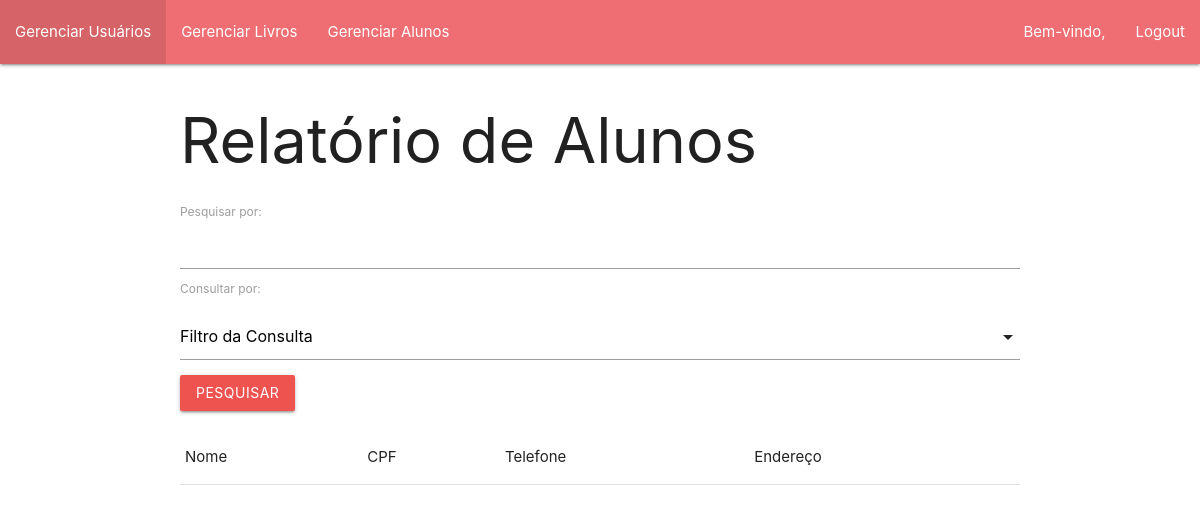
/admin/aluno_read.php, run on an earlier commit of the app's database.
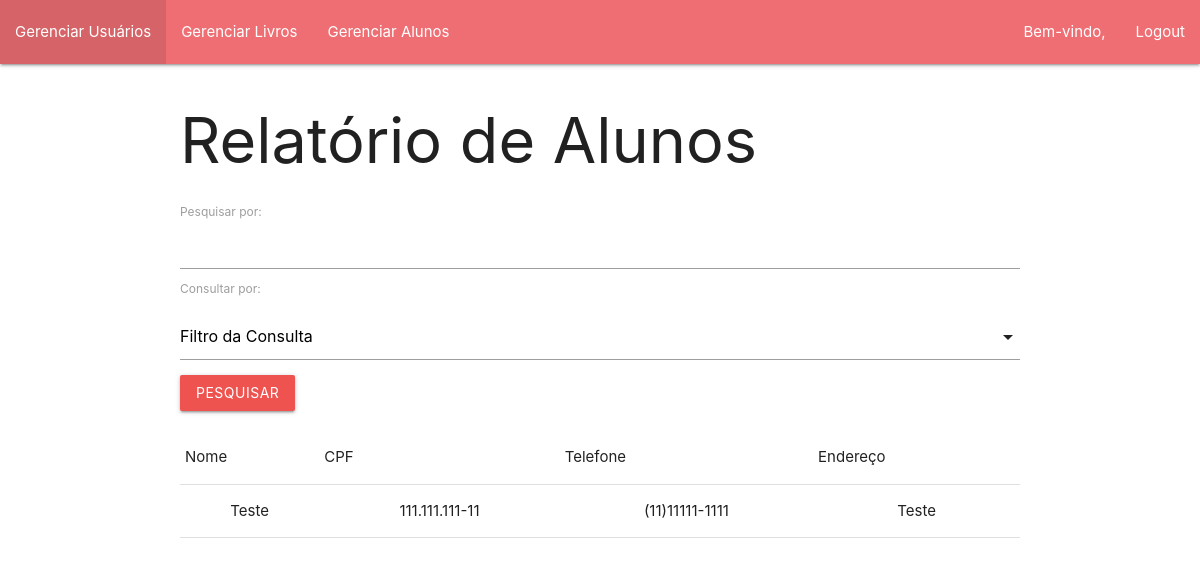
And on a later commit of the database.
### tables this page shows
CREATE TABLE IF NOT EXISTS `aluno` (
  `nome` varchar(255) DEFAULT NULL,
  `cpf` varchar(255) NOT NULL,
  `telefone` varchar(255) DEFAULT NULL,
  `endereço` varchar(255) DEFAULT NULL,
  PRIMARY KEY (`cpf`)
);

### admin/aluno_read.php (the view, shortened to what this page needs)
<!DOCTYPE html>
<html lang="en">
<head>
    <link type="text/css" rel="stylesheet" href="../materialize/css/materialize.min.css"  media="screen,projection"/>
</head>
<body>
    <?php include 'navbar.php' ?>
    <div class="container">
        <h1>Relatório de Alunos</h1>
        <form method="post">
            <label for="search">Pesquisar por:</label>
            <input type="text" id="search" name="pesquisa" autocomplete="off">
            <label for="consultaPor">Consultar por: </label>
            <div class="input-field col s12">
            </div>
            <div class="row">
                <button class="btn red lighten-1" type="submit" name="submit">Pesquisar</button>
            </div>
        </form>
        <div class="row">
            <table class="stripped centered">
                <thead>
                    <tr>
                        <td>Nome</td>
                        <td>CPF</td>
                        <td>Telefone</td>
                        <td>Endereço</td>
                    </tr>
                </thead>
                <tbody>
                    <?php
                        include 'connect.php';
                        include 'classes.php';
                        if(!isset($_POST['submit']))
                        {
                            $query = "SELECT * FROM aluno";
                            $stmt = $mysqli->prepare($query);
                            $stmt->execute();
                            $result = $stmt->get_result();
                            $rows = $result->fetch_all(MYSQLI_NUM);
                            }
                            foreach($rows as $row)
                            {
                                echo "<tr>";
                                foreach($row as $columnIndex=>$entry)
                                {
                                    echo "<td>$entry</td>";
                                }
                                echo "</tr>";
                            }
                    ?>
                </tbody>
            </table>
        </div>
    </div>
</body>
</html>

### admin/navbar.php (shortened to what this page needs)
<?php
$nome = $_SESSION['nome'];
echo "
<nav class='nav'>
<ul class='left'>
    <li><a href='./user.php'>Gerenciar Usuários</a></li>
    <li><a href='./livros.php'>Gerenciar Livros</a></li>
    <li><a href='./aluno.php'>Gerenciar Alunos</a></li>
</ul>
<ul class='right'>
    <li><a>Bem-vindo, $nome</a></li>
    <li><a href='../login/logout.php'>Logout</a></li>
</ul>
</nav>
";
?>

What changed in the data, as far as the page shows it:
added aluno: nome "Teste", cpf "111.111.111-11", telefone "(11)11111-1111", endereço "Teste"
